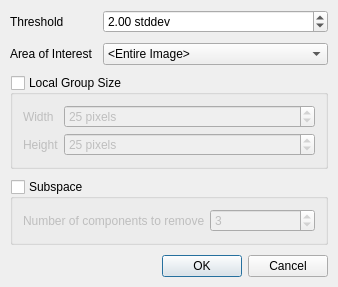
<?xml version="1.0" encoding="UTF-8"?>
<ui version="4.0">
 <class>RxDialog</class>
 <widget class="QDialog" name="RxDialog">
  <property name="geometry">
   <rect>
    <x>0</x>
    <y>0</y>
    <width>338</width>
    <height>267</height>
   </rect>
  </property>
  <property name="windowTitle">
   <string>RX Detector</string>
  </property>
  <layout class="QFormLayout" name="formLayout">
   <property name="fieldGrowthPolicy">
    <enum>QFormLayout::AllNonFixedFieldsGrow</enum>
   </property>
   <property name="horizontalSpacing">
    <number>10</number>
   </property>
   <property name="verticalSpacing">
    <number>10</number>
   </property>
   <property name="margin">
    <number>10</number>
   </property>
   <item row="0" column="0">
    <widget class="QLabel" name="label_2">
     <property name="text">
      <string>Threshold</string>
     </property>
    </widget>
   </item>
   <item row="0" column="1">
    <widget class="QDoubleSpinBox" name="mpThreshold">
     <property name="suffix">
      <string> stddev</string>
     </property>
     <property name="singleStep">
      <double>0.100000000000000</double>
     </property>
     <property name="value">
      <double>2.000000000000000</double>
     </property>
    </widget>
   </item>
   <item row="1" column="0">
    <widget class="QLabel" name="label">
     <property name="text">
      <string>Area of Interest</string>
     </property>
    </widget>
   </item>
   <item row="1" column="1">
    <widget class="QComboBox" name="mpAoi">
     <item>
      <property name="text">
       <string>&lt;Entire Image&gt;</string>
      </property>
     </item>
    </widget>
   </item>
   <item row="2" column="0" colspan="2">
    <widget class="QGroupBox" name="mpLocalGroup">
     <property name="toolTip">
      <string>If checked, use local RX with the specified rectangular group size. If not checked, use global RX.</string>
     </property>
     <property name="title">
      <string>Local Group Size</string>
     </property>
     <property name="checkable">
      <bool>true</bool>
     </property>
     <property name="checked">
      <bool>false</bool>
     </property>
     <layout class="QFormLayout" name="formLayout_2">
      <property name="fieldGrowthPolicy">
       <enum>QFormLayout::AllNonFixedFieldsGrow</enum>
      </property>
      <property name="horizontalSpacing">
       <number>5</number>
      </property>
      <property name="verticalSpacing">
       <number>5</number>
      </property>
      <property name="margin">
       <number>10</number>
      </property>
      <item row="0" column="1">
       <widget class="QSpinBox" name="mpGroupWidth">
        <property name="suffix">
         <string> pixels</string>
        </property>
        <property name="minimum">
         <number>3</number>
        </property>
        <property name="maximum">
         <number>100000</number>
        </property>
        <property name="singleStep">
         <number>2</number>
        </property>
        <property name="value">
         <number>25</number>
        </property>
       </widget>
      </item>
      <item row="0" column="0">
       <widget class="QLabel" name="label_3">
        <property name="text">
         <string>Width</string>
        </property>
       </widget>
      </item>
      <item row="1" column="1">
       <widget class="QSpinBox" name="mpGroupHeight">
        <property name="suffix">
         <string> pixels</string>
        </property>
        <property name="minimum">
         <number>3</number>
        </property>
        <property name="maximum">
         <number>100000</number>
        </property>
        <property name="singleStep">
         <number>2</number>
        </property>
        <property name="value">
         <number>25</number>
        </property>
       </widget>
      </item>
      <item row="1" column="0">
       <widget class="QLabel" name="label_4">
        <property name="text">
         <string>Height</string>
        </property>
       </widget>
      </item>
     </layout>
    </widget>
   </item>
   <item row="4" column="1">
    <widget class="QDialogButtonBox" name="buttonBox">
     <property name="standardButtons">
      <set>QDialogButtonBox::Cancel|QDialogButtonBox::Ok</set>
     </property>
    </widget>
   </item>
   <item row="3" column="0" colspan="2">
    <widget class="QGroupBox" name="mpSubspaceGroup">
     <property name="enabled">
      <bool>true</bool>
     </property>
     <property name="toolTip">
      <string>&lt;!DOCTYPE HTML PUBLIC &quot;-//W3C//DTD HTML 4.0//EN&quot; &quot;http://www.w3.org/TR/REC-html40/strict.dtd&quot;&gt;
&lt;html&gt;&lt;head&gt;&lt;meta name=&quot;qrichtext&quot; content=&quot;1&quot; /&gt;&lt;style type=&quot;text/css&quot;&gt;
p, li { white-space: pre-wrap; }
&lt;/style&gt;&lt;/head&gt;&lt;body style=&quot; font-family:'MS Shell Dlg 2'; font-size:8.25pt; font-weight:400; font-style:normal;&quot;&gt;
&lt;p style=&quot; margin-top:0px; margin-bottom:0px; margin-left:0px; margin-right:0px; -qt-block-indent:0; text-indent:0px;&quot;&gt;&lt;span style=&quot; font-size:8pt;&quot;&gt;If checked, use subspace RX by removing the specified number of principal components.&lt;/span&gt;&lt;/p&gt;&lt;/body&gt;&lt;/html&gt;</string>
     </property>
     <property name="title">
      <string>Subspace</string>
     </property>
     <property name="checkable">
      <bool>true</bool>
     </property>
     <property name="checked">
      <bool>false</bool>
     </property>
     <layout class="QFormLayout" name="formLayout_3">
      <property name="horizontalSpacing">
       <number>5</number>
      </property>
      <property name="verticalSpacing">
       <number>5</number>
      </property>
      <property name="margin">
       <number>10</number>
      </property>
      <item row="0" column="1">
       <widget class="QSpinBox" name="mpComponents">
        <property name="minimum">
         <number>1</number>
        </property>
        <property name="maximum">
         <number>1000</number>
        </property>
        <property name="value">
         <number>3</number>
        </property>
       </widget>
      </item>
      <item row="0" column="0">
       <widget class="QLabel" name="label_5">
        <property name="text">
         <string>Number of components to remove</string>
        </property>
       </widget>
      </item>
     </layout>
    </widget>
   </item>
  </layout>
 </widget>
 <resources/>
 <connections>
  <connection>
   <sender>mpLocalGroup</sender>
   <signal>toggled(bool)</signal>
   <receiver>mpGroupHeight</receiver>
   <slot>setEnabled(bool)</slot>
   <hints>
    <hint type="sourcelabel">
     <x>168</x>
     <y>101</y>
    </hint>
    <hint type="destinationlabel">
     <x>187</x>
     <y>121</y>
    </hint>
   </hints>
  </connection>
  <connection>
   <sender>mpLocalGroup</sender>
   <signal>toggled(bool)</signal>
   <receiver>mpGroupWidth</receiver>
   <slot>setEnabled(bool)</slot>
   <hints>
    <hint type="sourcelabel">
     <x>168</x>
     <y>101</y>
    </hint>
    <hint type="destinationlabel">
     <x>187</x>
     <y>95</y>
    </hint>
   </hints>
  </connection>
  <connection>
   <sender>mpSubspaceGroup</sender>
   <signal>toggled(bool)</signal>
   <receiver>mpComponents</receiver>
   <slot>setEnabled(bool)</slot>
   <hints>
    <hint type="sourcelabel">
     <x>168</x>
     <y>176</y>
    </hint>
    <hint type="destinationlabel">
     <x>253</x>
     <y>183</y>
    </hint>
   </hints>
  </connection>
  <connection>
   <sender>buttonBox</sender>
   <signal>accepted()</signal>
   <receiver>RxDialog</receiver>
   <slot>accept()</slot>
   <hints>
    <hint type="sourcelabel">
     <x>210</x>
     <y>223</y>
    </hint>
    <hint type="destinationlabel">
     <x>168</x>
     <y>122</y>
    </hint>
   </hints>
  </connection>
  <connection>
   <sender>buttonBox</sender>
   <signal>rejected()</signal>
   <receiver>RxDialog</receiver>
   <slot>reject()</slot>
   <hints>
    <hint type="sourcelabel">
     <x>210</x>
     <y>223</y>
    </hint>
    <hint type="destinationlabel">
     <x>168</x>
     <y>122</y>
    </hint>
   </hints>
  </connection>
 </connections>
</ui>
